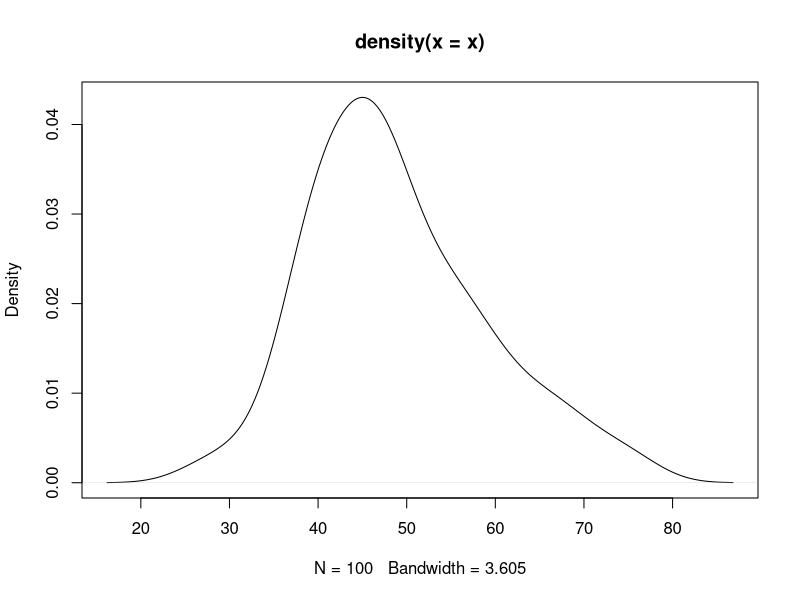
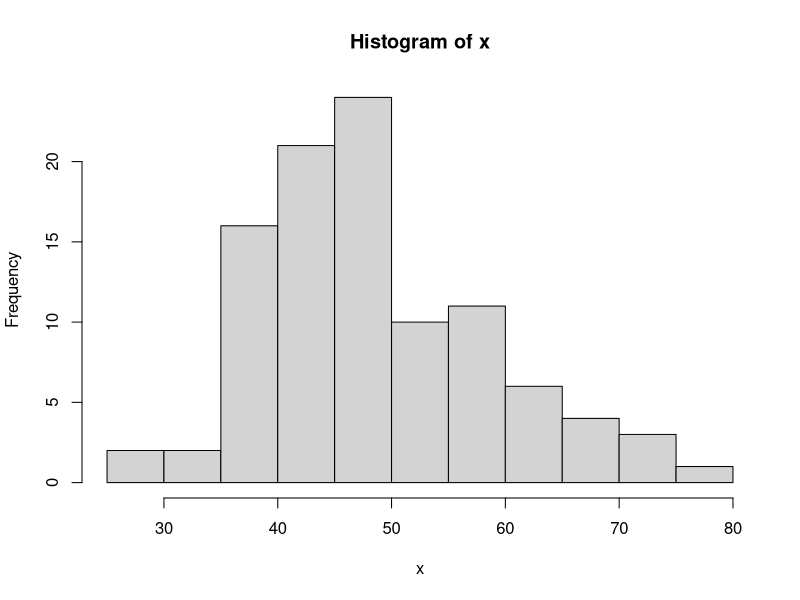

The R script that drew these images, in order:
#percentile
set.seed(1234)
x= ceiling(rnorm(100,50,10))
x
quantile(x,seq(.01,1,by=0.01))

#summary
summary(x)
fivenum(x)
#plot
plot(density(x))
hist(x)
